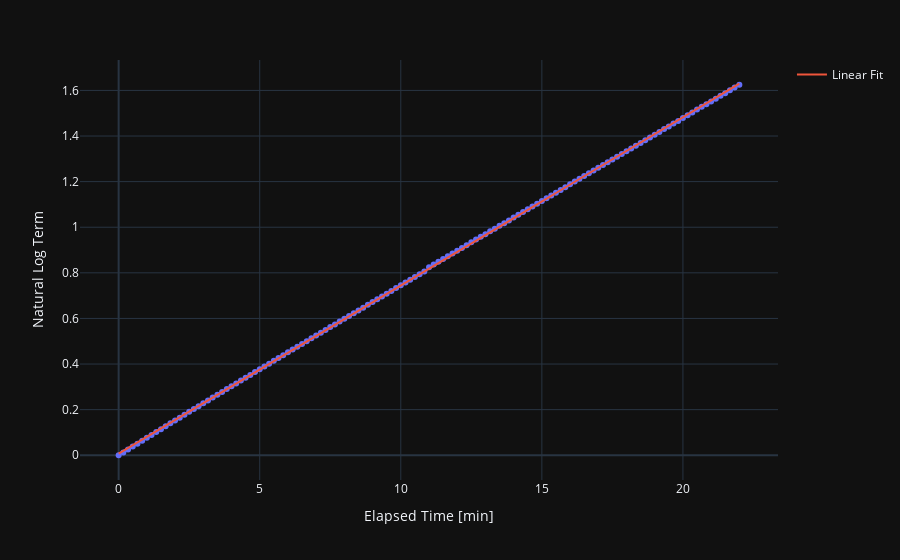

Notebook cell for this chart:
### Code cell
fig2 = px.scatter(df_data, x = 'Time_Min', y = 'Ln')

fig2.add_trace(
    go.Scatter(x=df_data['Time_Min'], y=df_data['Predicted'],
               mode = 'lines',
               name = 'Linear Fit',
               fillcolor='rgba(0,0,0,0)')
)

fig2.update_layout(
    xaxis_title='Elapsed Time [min]',
    yaxis_title='Natural Log Term'
)

fig2.show()

### Figure 1 — Plotly figure (JSON) as saved in the notebook; plotly's stock layout.template omitted (floating-point values rounded to 4 significant figures; data arrays with more than 128 entries replaced by an {"elided": "..."} marker saying what was removed)
{"data": [{"hovertemplate": "Time_Min=%{x}<br>Ln=%{y}<extra></extra>", "legendgroup": "", "marker": {"color": "#636efa", "symbol": "circle"}, "mode": "markers", "name": "", "orientation": "v", "showlegend": false, "x": {"elided": "133 float values"}, "xaxis": "x", "y": {"elided": "133 float values"}, "yaxis": "y", "type": "scatter"}, {"fillcolor": "rgba(0,0,0,0)", "mode": "lines", "name": "Linear Fit", "x": {"elided": "133 float values"}, "y": {"elided": "133 float values"}, "type": "scatter"}], "layout": {"xaxis": {"anchor": "y", "domain": [0.0, 1.0], "title": {"text": "Elapsed Time [min]"}}, "yaxis": {"anchor": "x", "domain": [0.0, 1.0], "title": {"text": "Natural Log Term"}}, "legend": {"tracegroupgap": 0}, "margin": {"t": 60}}}
